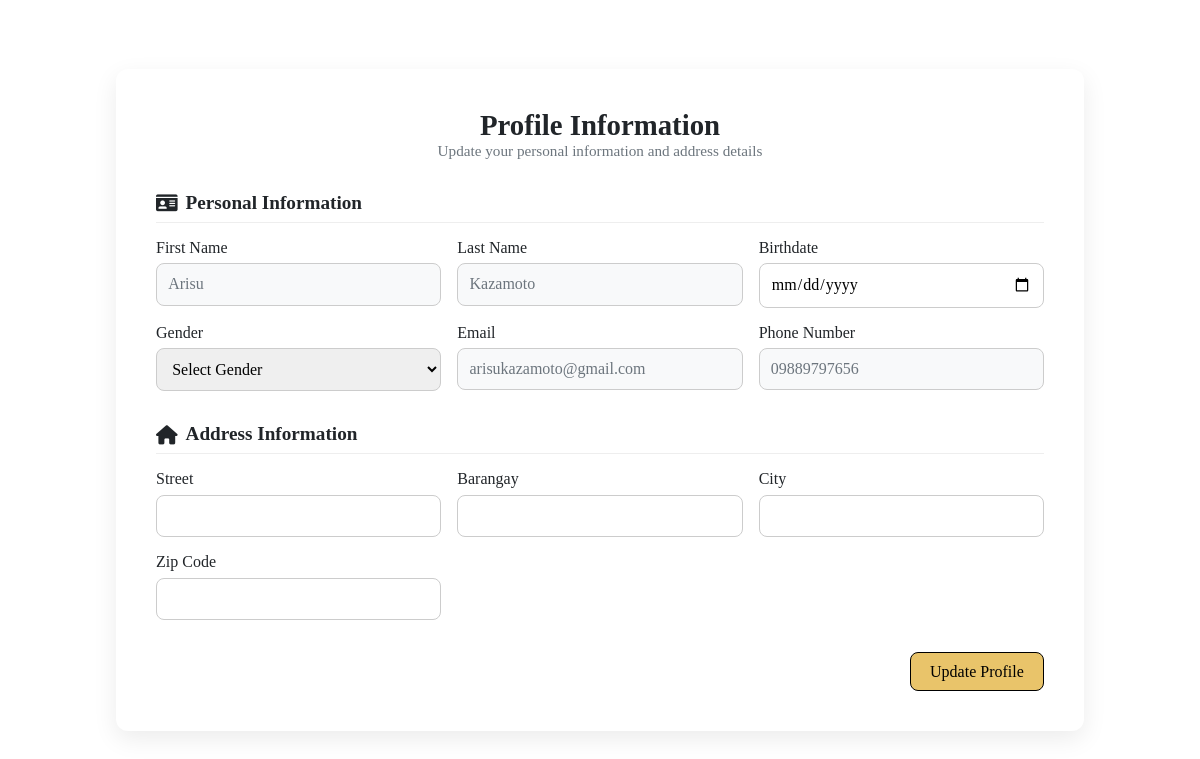
The page /login/profile.php (signed in) on the database its author committed.
### tables this page shows
CREATE TABLE `user_account` (
  `user_id` varchar(10) NOT NULL,
  `role` enum('patient','dentist','admin') NOT NULL,
  `username` varchar(50) NOT NULL,
  `first_name` varchar(50) NOT NULL,
  `last_name` varchar(50) NOT NULL,
  `birthdate` date DEFAULT NULL,
  `gender` varchar(50) DEFAULT NULL,
  `address` varchar(255) DEFAULT NULL,
  `password_hash` varchar(255) NOT NULL,
  `email` varchar(50) NOT NULL,
  `phone` varchar(20) NOT NULL,
  `contactNumber_verify` enum('verified','not_verified') NOT NULL,
  `created_at` timestamp NOT NULL DEFAULT current_timestamp()
);

### login/profile.php (the view, shortened to what this page needs)
<?php
include_once('config.php');
$user_id = $_SESSION['userID'];
$email = '';
$fname = '';
$lname = '';
$phone = '';
$query = "SELECT first_name, last_name, email, phone FROM user_account WHERE user_id = ?";
$stmt = $con->prepare($query);
if ($stmt) {
    $stmt->bind_param("s", $user_id);
    $stmt->execute();
    $stmt->bind_result($fname, $lname, $email, $phone);
} else {
    echo "<script>alert('Database query failed.');</script>";
}
?>
<!DOCTYPE html>
<html lang="en">
<head>
    <link rel="stylesheet" href="profilestyle.css">
    <link rel="stylesheet" href="https://cdnjs.cloudflare.com/ajax/libs/font-awesome/6.0.0/css/all.min.css">
</head>
<body>
    <div class="profile-wrapper">
        <div class="profile-container">
            <header class="profile-header">
                <h1>Profile Information</h1>
                <p>Update your personal information and address details</p>
            </header>
            <section class="profile-form-section">
                <form action="../index.php" method="POST" id="profileForm" class="profile-form">
                    <div class="form-section personal-info">
                        <h2><i class="fas fa-id-card"></i> Personal Information</h2>
                        <div class="form-grid">
                            <div class="form-group">
                                <label for="fname">First Name</label>
                                <input type="text" id="fname" name="fname" value="<?= htmlspecialchars($fname) ?>" required disabled>
                            </div>
                            <div class="form-group">
                                <label for="lname">Last Name</label>
                                <input type="text" id="lname" name="lname" value="<?= htmlspecialchars($lname) ?>" required disabled>
                            </div>
                            <div class="form-group">
                                <label for="birthdate">Birthdate</label>
                                <input type="date" id="birthdate" name="birthdate" onchange="calculateAge()">
                            </div>
                            <div class="form-group">
                                <label for="gender">Gender</label>
                                <select id="gender" name="gender">
                                    <option value="">Select Gender</option>
                                </select>
                            </div>
                            <div class="form-group">
                                <label for="email">Email</label>
                                <input type="email" id="email" name="email" value="<?= htmlspecialchars($email) ?>" required disabled>
                            </div>
                            <div class="form-group">
                                <label for="phone">Phone Number</label>
                                <input type="tel" id="phone" name="phone" value="<?= htmlspecialchars($phone) ?>" required disabled>
                            </div>
                        </div>
                    </div>
                    <div class="form-section address-info">
                        <h2><i class="fas fa-home"></i> Address Information</h2>
                        <div class="form-grid">
                            <div class="form-group">
                                <label for="street">Street</label>
                                <input type="text" id="street" name="street" required>
                            </div>
                            <div class="form-group">
                                <label for="barangay">Barangay</label>
                                <input type="text" id="barangay" name="barangay" required>
                            </div>
                            <div class="form-group">
                                <label for="city">City</label>
                                <input type="text" id="city" name="city" required>
                            </div>
                            <div class="form-group">
                                <label for="zip_code">Zip Code</label>
                                <input type="text" id="zip_code" name="zip_code" required>
                            </div>
                        </div>
                    </div>
                    <div class="form-actions">
                        <button type="submit" class="btn btn-primary">Update Profile</button>
                    </div>
                </form>
            </section>
        </div>
    </div>
</body>
</html>

### login/profilestyle.css (style rules this page uses)
:root { --primary: #4361ee; --primary-dark: #3f37c9; --accent: #4895ef; --light: #fff; --accent-color: #e9c46a; --gray: #6c757d; --dark: #212529; --radius: 8px; --shadow: 0 8px 24px rgba(0, 0, 0, 0.08); }
* { margin: 0; padding: 0; box-sizing: border-box; font-family: 'Metropolis'; }
body { background-image: url('bg3.jpg'); background-size: cover; background-position: center; color: var(--dark); min-height: 100vh; display: flex; align-items: center; justify-content: center; padding: 20px; }
.profile-wrapper { width: 100%; max-width: 1000px; padding: 1rem; }
.profile-container { background: var(--light); padding: 2.5rem; border-radius: 12px; box-shadow: var(--shadow); }
.profile-header { text-align: center; margin-bottom: 2rem; }
.profile-header h1 { font-size: 1.8rem; font-weight: 600; }
.profile-header p { color: var(--gray); font-size: 0.95rem; }
h2 { font-size: 1.2rem; font-weight: 600; margin-bottom: 1rem; border-bottom: 1px solid #eee; padding-bottom: 0.5rem; display: flex; align-items: center; gap: 0.5rem; }
.form-section { margin-bottom: 2rem; }
.form-grid { display: grid; grid-template-columns: repeat(auto-fit, minmax(220px, 1fr)); gap: 1rem; }
.form-group { display: flex; flex-direction: column; }
.form-group label { margin-bottom: 0.4rem; font-weight: 500; }
.form-group input, .form-group select { width: 100%; padding: 0.7rem; border: 1px solid #ccc; border-radius: var(--radius); font-size: 1rem; }
input[disabled], select[disabled] { background-color: #f8f9fa; color: #6c757d; cursor: not-allowed; }
.form-actions { display: flex; justify-content: flex-end; gap: 1rem; margin-top: 1rem; }
.btn { padding: 0.6rem 1.2rem; border: none; border-radius: var(--radius); font-size: 1rem; cursor: pointer; transition: background 0.3s ease; }
.btn-primary { background: var(--accent-color); color: black; border: 1px solid black; }

### rows shown on the page
user_account: fname "Arisu", lname "Kazamoto", email "arisukazamoto@gmail.com", phone "09889797656"
